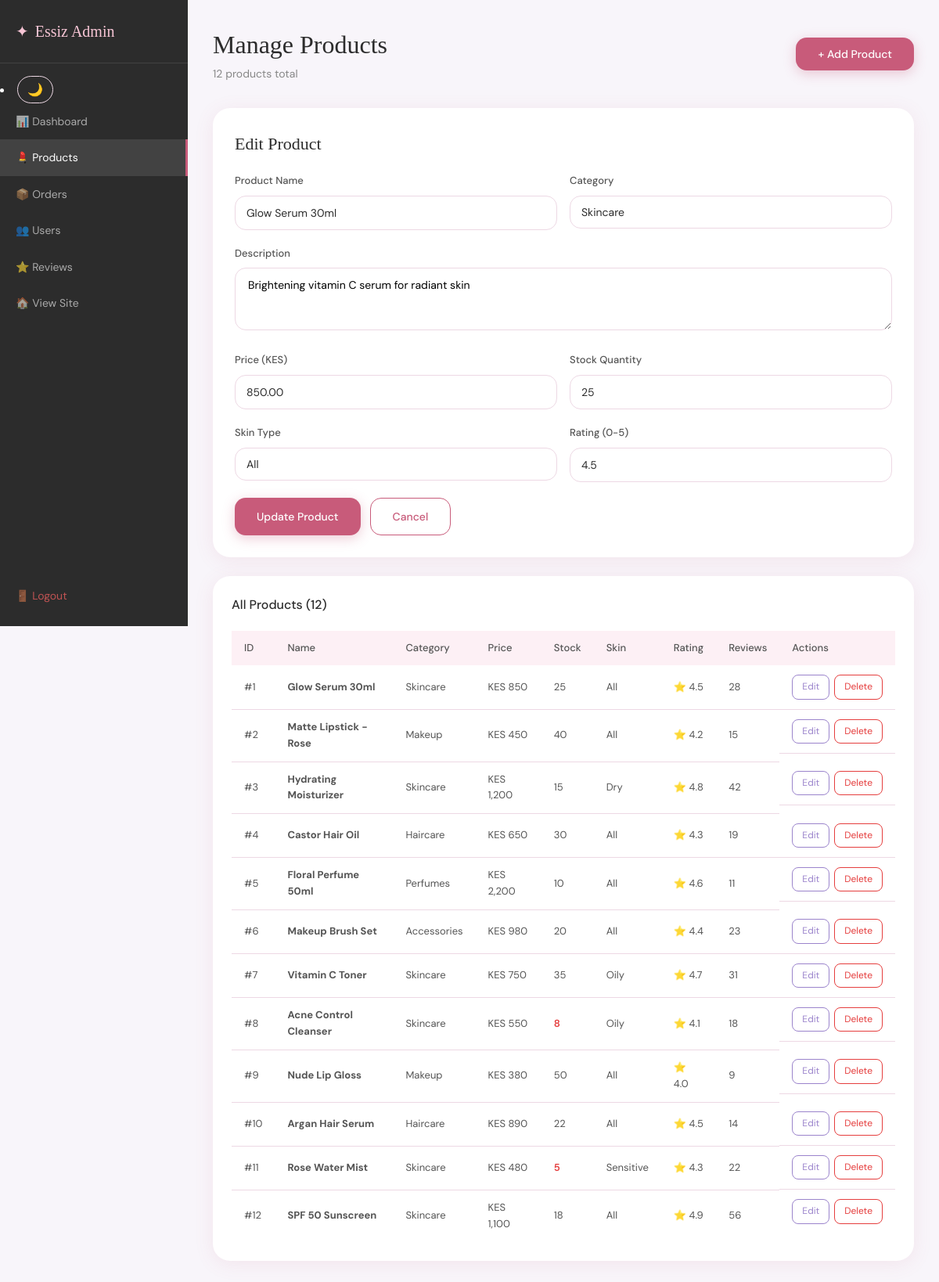
/admin/products.php?edit=1 (signed in), run on the app's committed database.
### tables this page shows
CREATE TABLE IF NOT EXISTS products (
  product_id   INT PRIMARY KEY AUTO_INCREMENT,
  name         VARCHAR(150) NOT NULL,
  category     VARCHAR(80) NOT NULL,
  description  TEXT,
  price        DECIMAL(10,2) NOT NULL,
  stock        INT DEFAULT 0,
  skin_type    VARCHAR(80),
  rating       DECIMAL(3,1) DEFAULT 0.0,
  review_count INT DEFAULT 0,
  created_at   TIMESTAMP DEFAULT CURRENT_TIMESTAMP
);

### admin/products.php (the view, shortened to what this page needs)
<?php
require_once '../includes/db_connect.php';
$edit_product = null;
if (isset($_GET['edit'])) {
    $id   = (int)$_GET['edit'];
    $stmt = mysqli_prepare($conn, "SELECT * FROM products WHERE product_id = ?");
    mysqli_stmt_bind_param($stmt, "i", $id);
    mysqli_stmt_execute($stmt);
    $edit_product = mysqli_fetch_assoc(mysqli_stmt_get_result($stmt));
}
$products = mysqli_query($conn, "SELECT * FROM products ORDER BY created_at DESC");
?>
<!DOCTYPE html>
<html lang="en">
<head>
  <link rel="stylesheet" href="../css/style.css">
</head>
<body class="admin-body">
<div class="admin-layout">
  <aside class="admin-sidebar">
    <div class="admin-brand"><span>✦</span> Essiz Admin</div>
    <nav class="admin-nav">
      <li>
  <button class="dark-toggle" id="darkToggle" title="Toggle Dark Mode">🌙</button>
</li>
      <a href="dashboard.php" class="admin-nav-link">📊 Dashboard</a>
      <a href="products.php"  class="admin-nav-link active">💄 Products</a>
      <a href="orders.php"    class="admin-nav-link">📦 Orders</a>
      <a href="users.php"     class="admin-nav-link">👥 Users</a>
      <a href="reviews.php"   class="admin-nav-link">⭐ Reviews</a>
      <a href="../index.php"  class="admin-nav-link">🏠 View Site</a>
      <a href="../logout.php" class="admin-nav-link admin-logout">🚪 Logout</a>
    </nav>
  </aside>
  <main class="admin-main">
    <div class="admin-header">
      <div><h1>Manage Products</h1><p><?php echo mysqli_num_rows($products); ?> products total</p></div>
      <button class="btn-primary" onclick="document.getElementById('productForm').scrollIntoView({behavior:'smooth'})">+ Add Product</button>
    </div>
    <div class="admin-form-card" id="productForm">
      <h3><?php echo $edit_product ? 'Edit Product' : 'Add New Product'; ?></h3>
      <form method="POST" action="products.php">
        <div class="form-row">
          <div class="form-group">
            <label>Product Name</label>
            <div class="input-wrapper">
              <input type="text" name="name" placeholder="e.g. Glow Serum 30ml" required
                value="<?php echo htmlspecialchars($edit_product['name'] ?? ''); ?>"/>
            </div>
          </div>
          <div class="form-group">
            <label>Category</label>
            <div class="input-wrapper">
              <select name="category" required>
                <?php foreach(['Skincare','Makeup','Haircare','Perfumes','Accessories'] as $cat): ?>
                <option value="<?php echo $cat; ?>" <?php echo ($edit_product['category'] ?? '') === $cat ? 'selected':''; ?>><?php echo $cat; ?></option>
                <?php endforeach; ?>
              </select>
            </div>
          </div>
        </div>
        <div class="form-group">
          <label>Description</label>
          <textarea name="description" placeholder="Product description..." rows="3"
            style="width:100%;padding:12px 16px;border:1.5px solid var(--border);border-radius:var(--radius-md);font-family:var(--font-body);font-size:14px;outline:none;resize:vertical;"><?php echo htmlspecialchars($edit_product['description'] ?? ''); ?></textarea>
        </div>
        <div class="form-row">
          <div class="form-group">
            <label>Price (KES)</label>
            <div class="input-wrapper">
              <input type="number" name="price" placeholder="850" step="0.01" required
                value="<?php echo $edit_product['price'] ?? ''; ?>"/>
            </div>
          </div>
          <div class="form-group">
            <label>Stock Quantity</label>
            <div class="input-wrapper">
              <input type="number" name="stock" placeholder="25" required
                value="<?php echo $edit_product['stock'] ?? ''; ?>"/>
            </div>
          </div>
        </div>
        <div class="form-row">
          <div class="form-group">
            <label>Skin Type</label>
            <div class="input-wrapper">
              <select name="skin_type">
                <?php foreach(['All','Oily','Dry','Combination','Normal','Sensitive'] as $s): ?>
                <option value="<?php echo $s; ?>" <?php echo ($edit_product['skin_type'] ?? 'All') === $s ? 'selected':''; ?>><?php echo $s; ?></option>
                <?php endforeach; ?>
              </select>
            </div>
          </div>
          <div class="form-group">
            <label>Rating (0-5)</label>
            <div class="input-wrapper">
              <input type="number" name="rating" placeholder="4.5" step="0.1" min="0" max="5"
                value="<?php echo $edit_product['rating'] ?? ''; ?>"/>
            </div>
          </div>
        </div>
        <div style="display:flex;gap:12px;">
          <button type="submit" class="btn-primary"><?php echo $edit_product ? 'Update Product' : 'Add Product'; ?></button>
          <?php if ($edit_product): ?><a href="products.php" class="btn-outline">Cancel</a><?php endif; ?>
        </div>
      </form>
    </div>
    <div class="admin-table-card">
      <div class="admin-table-header"><h3>All Products (<?php echo mysqli_num_rows($products); ?>)</h3></div>
      <div class="table-wrapper">
        <table class="admin-table">
          <thead>
            <tr><th>ID</th><th>Name</th><th>Category</th><th>Price</th><th>Stock</th><th>Skin</th><th>Rating</th><th>Reviews</th><th>Actions</th></tr>
          </thead>
          <tbody>
            <?php
            mysqli_data_seek($products, 0);
            while ($p = mysqli_fetch_assoc($products)): ?>
            <tr>
              <td>#<?php echo $p['product_id']; ?></td>
              <td><strong><?php echo htmlspecialchars($p['name']); ?></strong></td>
              <td><?php echo $p['category']; ?></td>
              <td>KES <?php echo number_format($p['price']); ?></td>
              <td><?php echo $p['stock'] < 10 ? "<span style='color:#E53E3E;font-weight:600;'>{$p['stock']}</span>" : $p['stock']; ?></td>
              <td><?php echo $p['skin_type']; ?></td>
              <td>⭐ <?php echo $p['rating']; ?></td>
              <td><?php echo $p['review_count']; ?></td>
              <td style="display:flex;gap:6px;">
                <a href="products.php?edit=<?php echo $p['product_id']; ?>" class="btn-sm btn-sm--edit">Edit</a>
                <a href="products.php?delete=<?php echo $p['product_id']; ?>" class="btn-sm btn-sm--delete"
                   onclick="return confirm('Delete this product?')">Delete</a>
              </td>
            </tr>
            <?php endwhile; ?>
          </tbody>
        </table>
      </div>
    </div>
  </main>
</div>
</body>
</html>

### data on the page
products: name "Glow Serum 30ml", category "Skincare", description "Brightening vitamin C serum for radiant skin", price "850.00", stock "25", skin_type "All", rating "4.5", product_id "1", price "850", review_count "28"
products: product_id "2", name "Matte Lipstick - Rose", category "Makeup", price "450", stock "40", skin_type "All", rating "4.2", review_count "15"
products: product_id "3", name "Hydrating Moisturizer", category "Skincare", price "1,200", stock "15", skin_type "Dry", rating "4.8", review_count "42"
products: product_id "4", name "Castor Hair Oil", category "Haircare", price "650", stock "30", skin_type "All", rating "4.3", review_count "19"
products: product_id "5", name "Floral Perfume 50ml", category "Perfumes", price "2,200", stock "10", skin_type "All", rating "4.6", review_count "11"
products: product_id "6", name "Makeup Brush Set", category "Accessories", price "980", stock "20", skin_type "All", rating "4.4", review_count "23"
products: product_id "7", name "Vitamin C Toner", category "Skincare", price "750", stock "35", skin_type "Oily", rating "4.7", review_count "31"
products: product_id "8", name "Acne Control Cleanser", category "Skincare", price "550", stock "8", skin_type "Oily", rating "4.1", review_count "18"
products: product_id "9", name "Nude Lip Gloss", category "Makeup", price "380", stock "50", skin_type "All", rating "4.0", review_count "9"
products: product_id "10", name "Argan Hair Serum", category "Haircare", price "890", stock "22", skin_type "All", rating "4.5", review_count "14"
products: product_id "11", name "Rose Water Mist", category "Skincare", price "480", stock "5", skin_type "Sensitive", rating "4.3", review_count "22"
products: product_id "12", name "SPF 50 Sunscreen", category "Skincare", price "1,100", stock "18", skin_type "All", rating "4.9", review_count "56"

### other printed values
mysqli_num_rows($products) "12"
